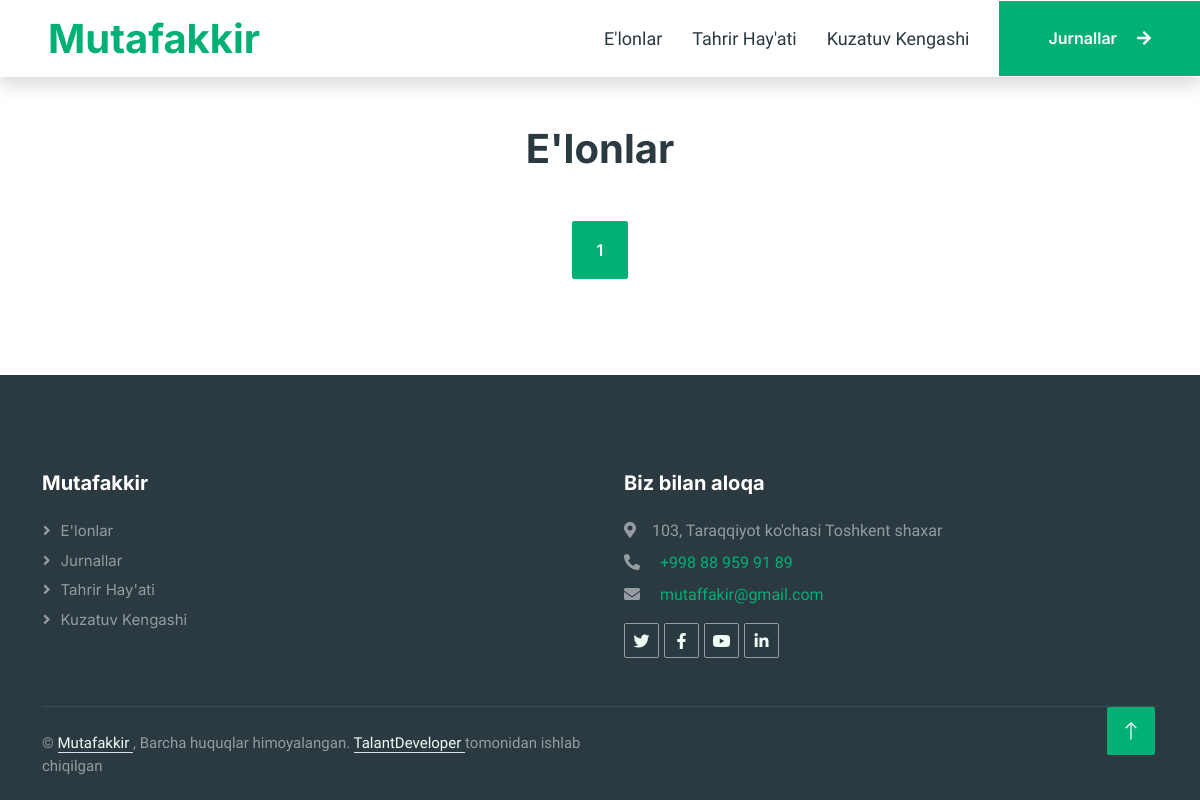
Before: /elon/ with the older database file.
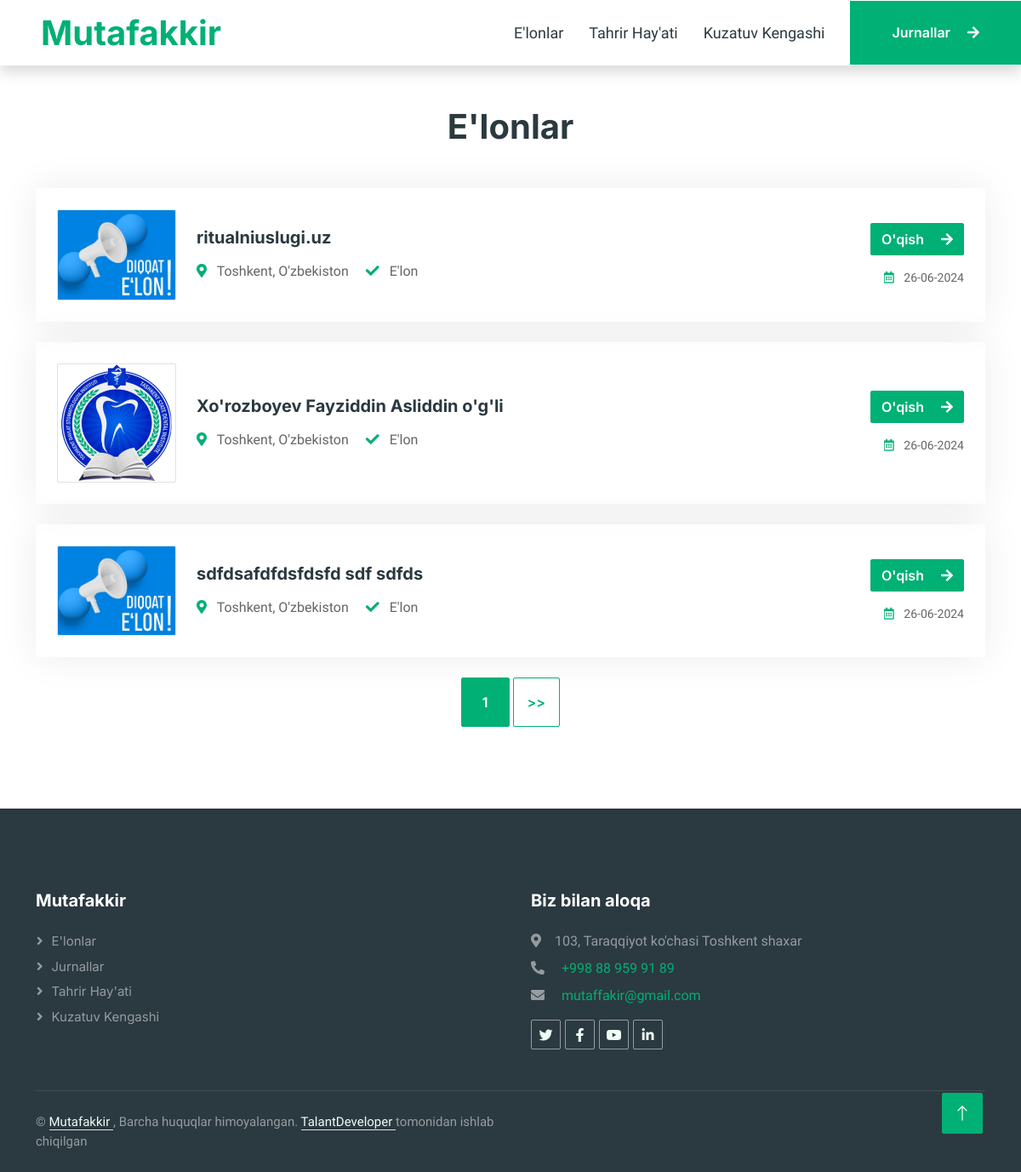
After: the same page with the newer database file.
### main/models.py (models this page shows, shortened)
class Announcement(models.Model):
    name = models.CharField(max_length=255, verbose_name="Name")
    image = models.ImageField(upload_to=upload_image, verbose_name="Image", default='/image/elon.jpg')
    content = RichTextUploadingField(verbose_name="Content")
    created_at = models.DateTimeField(auto_now_add=True, verbose_name="Created at")
    updated_at = models.DateTimeField(auto_now=True, verbose_name="Updated at")

### main/views.py (the view)
# urls.py: path('elon/', views.announcements_view, name='announcements'),
def announcements_view(request):
    p = Paginator(Announcement.objects.all().order_by('-created_at'), 3)
    page = request.GET.get('page')
    announcements = p.get_page(page)
    context = {'announcements': announcements}
    return render(request, 'main/announs.html', context)

### templates/main/announs.html (shortened to what this page needs)
{% extends 'base.html' %}
{% load static %}
{% block content %}
    <div class="container-xxl py-5">
        <div class="container">
            <h1 class="text-center mb-5 wow fadeInUp" data-wow-delay="0.1s">E'lonlar</h1>
            <div class="tab-class text-center wow fadeInUp" data-wow-delay="0.3s">
                <div class="tab-content">
                    <div id="tab-1" class="tab-pane fade show p-0 active">
                        {% for announcement in announcements %}
                            <div class="job-item p-4 mb-4">
                                <div class="row g-4">
                                    <div class="col-sm-12 col-md-8 d-flex align-items-center">
                                        <img class="flex-shrink-0 img-fluid border rounded"
                                             src="{{ announcement.image.url }}" alt=""
                                             style="width: 140px; height: auto;">
                                        <div class="text-start ps-4">
                                            <h5 class="mb-3">
                                                {{ announcement.name }}
                                            </h5>
                                            <span class="text-truncate me-3">
                                            <i class="fa fa-map-marker-alt text-primary me-2"></i>
                                            Toshkent, O'zbekiston
                                        </span>
                                            <span class="text-truncate me-3">
                                            <i class="fa fa-check text-primary me-2"></i>
                                            E'lon
                                            </span>
                                        </div>
                                    </div>
                                    <div class="col-sm-12 col-md-4 d-flex flex-column align-items-start align-items-md-end justify-content-center">
                                        <div class="d-flex mb-3">
                                            <a class="btn btn-primary"
                                               href="{% url 'main:announcement' announcement.id %}">
                                                O'qish <i class="fa fa-arrow-right ms-3"></i>
                                            </a>
                                        </div>
                                        <small class="text-truncate">
                                            <i class="far fa-calendar-alt text-primary me-2"></i>
                                            {{ announcement.created_at|date:"d-m-Y" }}
                                        </small>
                                    </div>
                                </div>
                            </div>
                        {% endfor %}
                        <a class="btn btn-primary py-3 px-4" href="?page={{ announcements.number }}">
                            {{ announcements.number }}
                        </a>
                        {% if announcements.has_next %}
                            <a class="btn btn-outline-primary py-3 px-3"
                               href="?page={{ announcements.next_page_number }}">
                                >>
                            </a>
                        {% endif %}
                    </div>
                </div>
            </div>
        </div>
    </div>
{% endblock %}

### templates/base.html (shortened to what this page needs)
<!DOCTYPE html>
<html lang="en">
{% load static %}
<head>
    <link href="https://cdnjs.cloudflare.com/ajax/libs/font-awesome/5.10.0/css/all.min.css" rel="stylesheet">
    <link href="https://cdn.jsdelivr.net/npm/bootstrap-icons@1.4.1/font/bootstrap-icons.css" rel="stylesheet">
    <link href="{% static 'lib/animate/animate.min.css' %}" rel="stylesheet">
    <link href="{% static 'lib/owlcarousel/assets/owl.carousel.min.css' %}" rel="stylesheet">
    <link href="{% static 'css/bootstrap.min.css' %}" rel="stylesheet">
    <link href="{% static 'css/style.css' %}" rel="stylesheet">
</head>
<body>
<div class="container-xxl bg-white p-0">
    <nav class="navbar navbar-expand-lg bg-white navbar-light shadow sticky-top p-0">
        <a href="{% url 'main:welcome' %}" class="navbar-brand d-flex align-items-center text-center py-0 px-4 px-lg-5">
            <h1 class="m-0 text-primary">Mutafakkir</h1>
        </a>
        <div class="collapse navbar-collapse" id="navbarCollapse">
            <div class="navbar-nav ms-auto p-4 p-lg-0">
                <a href="{% url 'main:announcements' %}" style="text-transform: capitalize; font-size: 18px;"
                   class="nav-item nav-link">E'lonlar</a>
                <a href="{% url 'main:page' 'tahrir_hayati' %}" class="nav-item nav-link" style="text-transform:capitalize; font-size: 18px;">
                    Tahrir hay'ati
                </a>
                <a href="{% url 'main:page' 'kuzatuv_kengashi' %}" class="nav-item nav-link" style="text-transform: capitalize; font-size: 18px;">
                    Kuzatuv kengashi
                </a>
            </div>
            <a href="{% url 'main:newsletters' %}" class="btn btn-primary rounded-0 py-4 px-lg-5 d-none d-lg-block">
                Jurnallar
                <i class="fa fa-arrow-right ms-3"></i>
            </a>
        </div>
    </nav>
    {% block content %}
    {% endblock %}
    <div class="container-fluid bg-dark text-white-50 footer pt-5 mt-5 wow fadeIn" data-wow-delay="0.1s">
        <div class="container py-5">
            <div class="row g-5">
                <div class="col-lg-6 col-md-8">
                    <h5 class="text-white mb-4">
                        Mutafakkir
                    </h5>
                    <a class="btn btn-link text-white-50" href="{% url 'main:announcements' %}">E'lonlar</a>
                    <a class="btn btn-link text-white-50" href="{% url 'main:newsletters' %}">Jurnallar</a>
                    <a class="btn btn-link text-white-50" href="{% url 'main:page' 'tahrir_hayati' %}">Tahrir hay'ati</a>
                    <a class="btn btn-link text-white-50" href="{% url 'main:page' 'kuzatuv_kengashi' %}">Kuzatuv kengashi</a>
                </div>
                <div class="col-lg-6 col-md-6 align-content-end">
                    <h5 class="text-white mb-4">Biz bilan aloqa</h5>
                    <p class="mb-2"><i class="fa fa-map-marker-alt me-3"></i>103, Taraqqiyot ko'chasi Toshkent shaxar
                    </p>
                    <p class="mb-2"><i class="fa fa-phone-alt me-3"></i>
                        <a href="tel:+998889599189">
                            +998 88 959 91 89
                        </a>
                    </p>
                    <p class="mb-2"><i class="fa fa-envelope me-3"></i>
                        <a href="mailto:mutaffakir@gmail.com">
                            mutaffakir@gmail.com
                        </a>
                    </p>
                    <div class="d-flex pt-2">
                        <a class="btn btn-outline-light btn-social" href=""><i class="fab fa-twitter"></i></a>
                        <a class="btn btn-outline-light btn-social" href=""><i class="fab fa-facebook-f"></i></a>
                        <a class="btn btn-outline-light btn-social" href=""><i class="fab fa-youtube"></i></a>
                        <a class="btn btn-outline-light btn-social" href=""><i class="fab fa-linkedin-in"></i></a>
                    </div>
                </div>
            </div>
        </div>
        <div class="container">
            <div class="copyright">
                <div class="row">
                    <div class="col-md-6 text-center text-md-start mb-3 mb-md-0">
                        &copy; <a class="border-bottom" href="https://mutafakkir.uz/">
                        Mutafakkir
                    </a>
                        , Barcha huquqlar himoyalangan.
                        <a class="border-bottom" href="https://github.com/TalantDeveloper">
                            TalantDeveloper
                        </a>
                        tomonidan ishlab chiqilgan
                    </div>
                </div>
            </div>
        </div>
    </div>
    <a href="#" class="btn btn-lg btn-primary btn-lg-square back-to-top"><i class="bi bi-arrow-up"></i></a>
</div>
</body>
</html>

### static/css/style.css (style rules this page uses)
:root { --primary: #00B074; --secondary: #2B9BFF; --light: #EFFDF5; --dark: #2B3940; }
.back-to-top { position: fixed; display: none; right: 45px; bottom: 45px; z-index: 99; }
.btn { font-family: 'Inter', sans-serif; font-weight: 600; transition: .5s; }
.btn.btn-primary, .btn.btn-secondary { color: #FFFFFF; }
.btn-lg-square { width: 48px; height: 48px; }
.btn-square, .btn-sm-square, .btn-lg-square { padding: 0; display: flex; align-items: center; justify-content: center; font-weight: normal; border-radius: 2px; }
.navbar-dark .navbar-nav .nav-link, .navbar-light .navbar-nav .nav-link { margin-right: 30px; padding: 25px 0; color: #FFFFFF; font-size: 15px; text-transform: uppercase; outline: none; }
.navbar-light .navbar-brand, .navbar-light a.btn { height: 75px; }
.navbar-light .navbar-nav .nav-link { color: var(--dark); font-weight: 500; }
.navbar-light.sticky-top { top: -100px; transition: .5s; }
.job-item { border: 1px solid transparent; border-radius: 2px; box-shadow: 0 0 45px rgba(0, 0, 0, .08); transition: .5s; }
.footer .btn.btn-social { margin-right: 5px; width: 35px; height: 35px; display: flex; align-items: center; justify-content: center; color: var(--light); border: 1px solid rgba(255,255,255,0.5); border-radius: 2px; transition: .3s; }
.footer .btn.btn-link { display: block; margin-bottom: 5px; padding: 0; text-align: left; font-size: 15px; font-weight: normal; text-transform: capitalize; transition: .3s; }
.footer .btn.btn-link::before { position: relative; content: "\f105"; font-family: "Font Awesome 5 Free"; font-weight: 900; margin-right: 10px; }
.footer .copyright { padding: 25px 0; font-size: 15px; border-top: 1px solid rgba(256, 256, 256, .1); }
.footer .copyright a { color: var(--light); }

Changed rows visible on the page:
added Announcement: image (picture), name "ritualniuslugi.uz", created_at "26-06-2024"
added Announcement: image (picture), name "Xo'rozboyev Fayziddin Asliddin o'g'li", created_at "26-06-2024"
added Announcement: image (picture), name "sdfdsafdfdsfdsfd sdf sdfds", created_at "26-06-2024"
